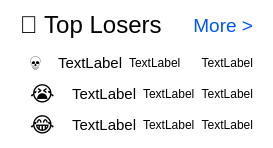
               <widget class="QWidget" name="topGainers_3" native="true">
                <property name="styleSheet">
                 <string notr="true">background-color: white;
border-radius: 10px;</string>
                </property>
                <layout class="QVBoxLayout" name="verticalLayout_18">
                 <property name="leftMargin">
                  <number>20</number>
                 </property>
                 <property name="topMargin">
                  <number>1</number>
                 </property>
                 <property name="rightMargin">
                  <number>20</number>
                 </property>
                 <property name="bottomMargin">
                  <number>1</number>
                 </property>
                 <item>
                  <widget class="QWidget" name="horizontalWidget_5" native="true">
                   <property name="styleSheet">
                    <string notr="true">background-color: white;
border-radius: 10px;</string>
                   </property>
                   <layout class="QHBoxLayout" name="horizontalLayout_18">
                    <property name="leftMargin">
                     <number>0</number>
                    </property>
                    <property name="topMargin">
                     <number>10</number>
                    </property>
                    <property name="rightMargin">
                     <number>0</number>
                    </property>
                    <property name="bottomMargin">
                     <number>5</number>
                    </property>
                    <item>
                     <widget class="QLabel" name="label_14">
                      <property name="font">
                       <font>
                        <pointsize>18</pointsize>
                        <bold>false</bold>
                       </font>
                      </property>
                      <property name="styleSheet">
                       <string notr="true">color: black;</string>
                      </property>
                      <property name="text">
                       <string>🐻 Top Losers</string>
                      </property>
                     </widget>
                    </item>
                    <item>
                     <widget class="QLabel" name="label_15">
                      <property name="font">
                       <font>
                        <pointsize>14</pointsize>
                       </font>
                      </property>
                      <property name="styleSheet">
                       <string notr="true">color: rgb(0, 85, 255);</string>
                      </property>
                      <property name="text">
                       <string>More &gt;</string>
                      </property>
                      <property name="alignment">
                       <set>Qt::AlignRight|Qt::AlignTrailing|Qt::AlignVCenter</set>
                      </property>
                     </widget>
                    </item>
                   </layout>
                  </widget>
                 </item>
                 <item>
                  <layout class="QVBoxLayout" name="verticalLayout_19">
                   <property name="topMargin">
                    <number>0</number>
                   </property>
                   <property name="bottomMargin">
                    <number>10</number>
                   </property>
                   <item>
                    <layout class="QHBoxLayout" name="horizontalLayout_19">
                     <property name="topMargin">
                      <number>0</number>
                     </property>
                     <item>
                      <widget class="QLabel" name="label_16">
                       <property name="sizePolicy">
                        <sizepolicy hsizetype="Fixed" vsizetype="Preferred">
                         <horstretch>0</horstretch>
                         <verstretch>0</verstretch>
                        </sizepolicy>
                       </property>
                       <property name="font">
                        <font>
                         <pointsize>16</pointsize>
                        </font>
                       </property>
                       <property name="styleSheet">
                        <string notr="true">margin: 0 5px;</string>
                       </property>
                       <property name="text">
                        <string>💀</string>
                       </property>
                      </widget>
                     </item>
                     <item>
                      <widget class="QLabel" name="loserName1">
                       <property name="sizePolicy">
                        <sizepolicy hsizetype="Fixed" vsizetype="Preferred">
                         <horstretch>0</horstretch>
                         <verstretch>0</verstretch>
                        </sizepolicy>
                       </property>
                       <property name="font">
                        <font>
                         <pointsize>11</pointsize>
                         <bold>false</bold>
                        </font>
                       </property>
                       <property name="styleSheet">
                        <string notr="true">color: black;</string>
                       </property>
                       <property name="text">
                        <string>TextLabel</string>
                       </property>
                      </widget>
                     </item>
                     <item>
                      <widget class="QLabel" name="loserSymbol1">
                       <property name="sizePolicy">
                        <sizepolicy hsizetype="Fixed" vsizetype="Preferred">
                         <horstretch>0</horstretch>
                         <verstretch>0</verstretch>
                        </sizepolicy>
                       </property>
                       <property name="text">
                        <string>TextLabel</string>
                       </property>
                      </widget>
                     </item>
                     <item>
                      <widget class="QLabel" name="loserPercent1">
                       <property name="sizePolicy">
                        <sizepolicy hsizetype="Preferred" vsizetype="Preferred">
                         <horstretch>0</horstretch>
                         <verstretch>0</verstretch>
                        </sizepolicy>
                       </property>
                       <property name="text">
                        <string>TextLabel</string>
                       </property>
                       <property name="alignment">
                        <set>Qt::AlignRight|Qt::AlignTrailing|Qt::AlignVCenter</set>
                       </property>
                      </widget>
                     </item>
                    </layout>
                   </item>
                   <item>
                    <layout class="QHBoxLayout" name="horizontalLayout_20">
                     <property name="topMargin">
                      <number>0</number>
                     </property>
                     <item>
                      <widget class="QLabel" name="label_17">
                       <property name="sizePolicy">
                        <sizepolicy hsizetype="Fixed" vsizetype="Preferred">
                         <horstretch>0</horstretch>
                         <verstretch>0</verstretch>
                        </sizepolicy>
                       </property>
                       <property name="font">
                        <font>
                         <pointsize>16</pointsize>
                        </font>
                       </property>
                       <property name="styleSheet">
                        <string notr="true">margin: 0 5px;</string>
                       </property>
                       <property name="text">
                        <string>😭</string>
                       </property>
                      </widget>
                     </item>
                     <item>
                      <widget class="QLabel" name="loserName2">
                       <property name="sizePolicy">
                        <sizepolicy hsizetype="Fixed" vsizetype="Preferred">
                         <horstretch>0</horstretch>
                         <verstretch>0</verstretch>
                        </sizepolicy>
                       </property>
                       <property name="font">
                        <font>
                         <pointsize>11</pointsize>
                         <bold>false</bold>
                        </font>
                       </property>
                       <property name="styleSheet">
                        <string notr="true">color: black;</string>
                       </property>
                       <property name="text">
                        <string>TextLabel</string>
                       </property>
                      </widget>
                     </item>
                     <item>
                      <widget class="QLabel" name="loserSymbol2">
                       <property name="sizePolicy">
                        <sizepolicy hsizetype="Fixed" vsizetype="Preferred">
                         <horstretch>0</horstretch>
                         <verstretch>0</verstretch>
                        </sizepolicy>
                       </property>
                       <property name="text">
                        <string>TextLabel</string>
                       </property>
                      </widget>
                     </item>
                     <item>
                      <widget class="QLabel" name="loserPercent2">
                       <property name="sizePolicy">
                        <sizepolicy hsizetype="Preferred" vsizetype="Preferred">
                         <horstretch>0</horstretch>
                         <verstretch>0</verstretch>
                        </sizepolicy>
                       </property>
                       <property name="text">
                        <string>TextLabel</string>
                       </property>
                       <property name="alignment">
                        <set>Qt::AlignRight|Qt::AlignTrailing|Qt::AlignVCenter</set>
                       </property>
                      </widget>
                     </item>
                    </layout>
                   </item>
                   <item>
                    <layout class="QHBoxLayout" name="horizontalLayout_21">
                     <property name="topMargin">
                      <number>0</number>
                     </property>
                     <item>
                      <widget class="QLabel" name="label_18">
                       <property name="sizePolicy">
                        <sizepolicy hsizetype="Fixed" vsizetype="Preferred">
                         <horstretch>0</horstretch>
                         <verstretch>0</verstretch>
                        </sizepolicy>
                       </property>
                       <property name="font">
                        <font>
                         <pointsize>16</pointsize>
                        </font>
                       </property>
                       <property name="styleSheet">
                        <string notr="true">margin: 0 5px;</string>
                       </property>
                       <property name="text">
                        <string>😂</string>
                       </property>
                      </widget>
                     </item>
                     <item>
                      <widget class="QLabel" name="loserName3">
                       <property name="sizePolicy">
                        <sizepolicy hsizetype="Fixed" vsizetype="Preferred">
                         <horstretch>0</horstretch>
                         <verstretch>0</verstretch>
                        </sizepolicy>
                       </property>
                       <property name="font">
                        <font>
                         <pointsize>11</pointsize>
                         <bold>false</bold>
                        </font>
                       </property>
                       <property name="styleSheet">
                        <string notr="true">color: black;</string>
                       </property>
                       <property name="text">
                        <string>TextLabel</string>
                       </property>
                      </widget>
                     </item>
                     <item>
                      <widget class="QLabel" name="loserSymbol3">
                       <property name="sizePolicy">
                        <sizepolicy hsizetype="Fixed" vsizetype="Preferred">
                         <horstretch>0</horstretch>
                         <verstretch>0</verstretch>
                        </sizepolicy>
                       </property>
                       <property name="text">
                        <string>TextLabel</string>
                       </property>
                      </widget>
                     </item>
                     <item>
                      <widget class="QLabel" name="loserPercent3">
                       <property name="sizePolicy">
                        <sizepolicy hsizetype="Preferred" vsizetype="Preferred">
                         <horstretch>0</horstretch>
                         <verstretch>0</verstretch>
                        </sizepolicy>
                       </property>
                       <property name="text">
                        <string>TextLabel</string>
                       </property>
                       <property name="alignment">
                        <set>Qt::AlignRight|Qt::AlignTrailing|Qt::AlignVCenter</set>
                       </property>
                      </widget>
                     </item>
                    </layout>
                   </item>
                  </layout>
                 </item>
                </layout>
               </widget>
